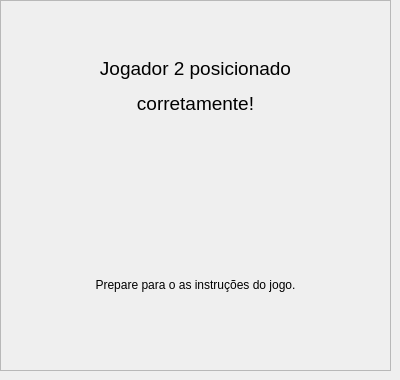
      <widget class="QWidget" name="sucesso2">
       <widget class="QFrame" name="frame_10">
        <property name="geometry">
         <rect>
          <x>0</x>
          <y>0</y>
          <width>391</width>
          <height>371</height>
         </rect>
        </property>
        <property name="frameShape">
         <enum>QFrame::StyledPanel</enum>
        </property>
        <property name="frameShadow">
         <enum>QFrame::Raised</enum>
        </property>
        <layout class="QVBoxLayout" name="verticalLayout_10">
         <item>
          <widget class="QLabel" name="label_12">
           <property name="text">
            <string>&lt;html&gt;&lt;head/&gt;&lt;body&gt;&lt;p align=&quot;center&quot;&gt;&lt;span style=&quot; font-size:14pt;&quot;&gt;Jogador 2 posicionado&lt;/span&gt;&lt;/p&gt;&lt;p align=&quot;center&quot;&gt;&lt;span style=&quot; font-size:14pt;&quot;&gt;corretamente!&lt;/span&gt;&lt;/p&gt;&lt;/body&gt;&lt;/html&gt;</string>
           </property>
          </widget>
         </item>
         <item>
          <spacer name="verticalSpacer_4">
           <property name="orientation">
            <enum>Qt::Vertical</enum>
           </property>
           <property name="sizeType">
            <enum>QSizePolicy::Minimum</enum>
           </property>
           <property name="sizeHint" stdset="0">
            <size>
             <width>20</width>
             <height>40</height>
            </size>
           </property>
          </spacer>
         </item>
         <item>
          <widget class="QLabel" name="label_13">
           <property name="text">
            <string>&lt;html&gt;&lt;head/&gt;&lt;body&gt;&lt;p align=&quot;center&quot;&gt;Prepare para o as instruções do jogo.&lt;/p&gt;&lt;/body&gt;&lt;/html&gt;</string>
           </property>
          </widget>
         </item>
        </layout>
       </widget>
      </widget>
